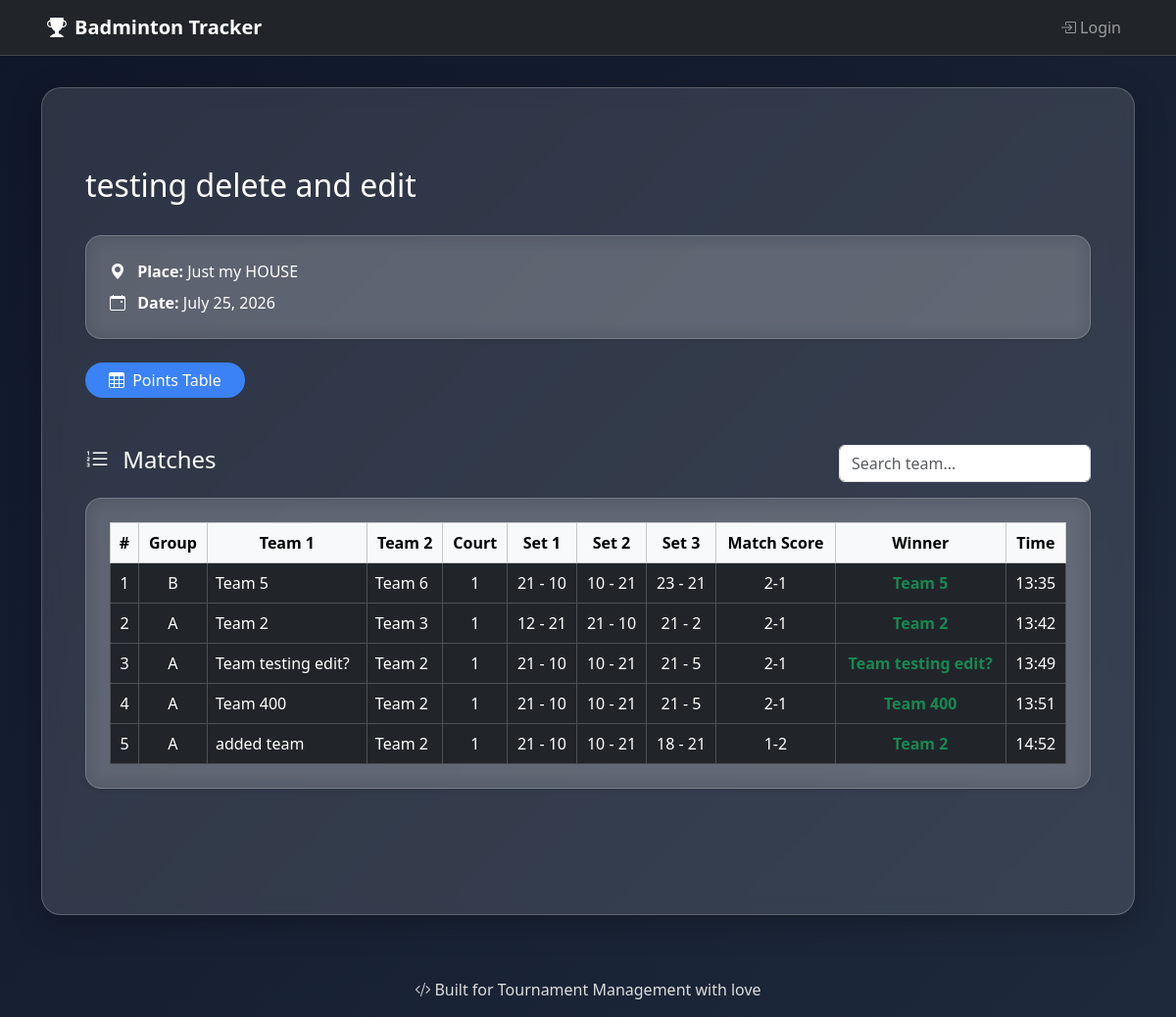
Before: /badminton/tournament/4/matches/ with the older database file.
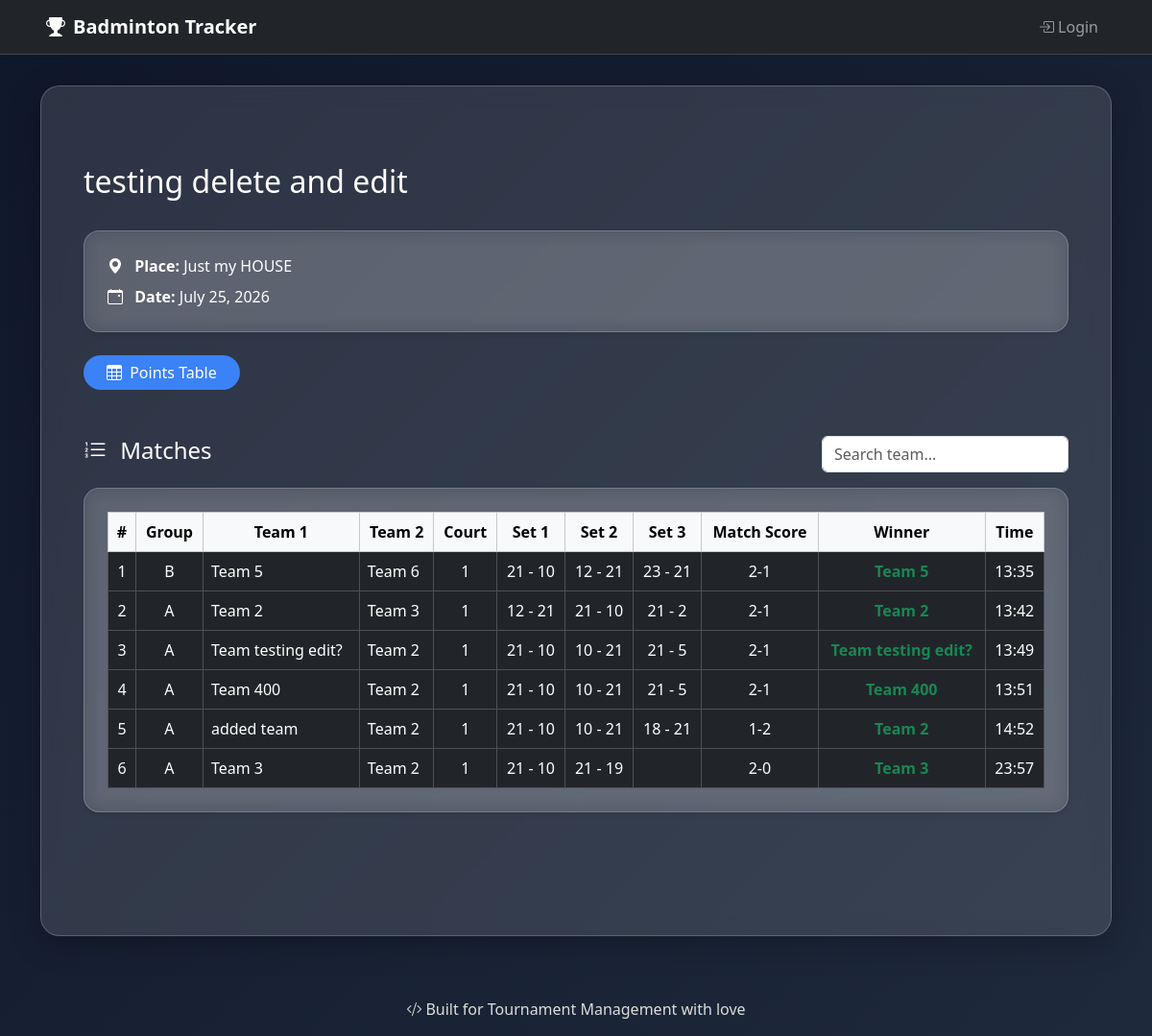
After: the same page with the newer database file.
### badminton/models.py (models this page shows, shortened)
class Match(models.Model):
    group = models.ForeignKey(Group, on_delete=models.CASCADE)
    court_number = models.PositiveIntegerField()
    team1 = models.ForeignKey(Team, on_delete=models.CASCADE, related_name='team1_matches')
    team2 = models.ForeignKey(Team, on_delete=models.CASCADE, related_name='team2_matches')
    set1_team1 = models.PositiveIntegerField()
    set1_team2 = models.PositiveIntegerField()
    set2_team1 = models.PositiveIntegerField(null=True, blank=True)
    set2_team2 = models.PositiveIntegerField(null=True, blank=True)
    set3_team1 = models.PositiveIntegerField(null=True, blank=True)
    set3_team2 = models.PositiveIntegerField(null=True, blank=True)
    winner = models.ForeignKey(Team, on_delete=models.SET_NULL, null=True, blank=True, related_name='matches_won')
    created_at = models.DateTimeField(auto_now_add=True)
    updated_at = models.DateTimeField(auto_now=True)
    @property
    def match_score(self):
        t1 = 0
        t2 = 0
        if self.set1_team1 > self.set1_team2:
            t1 += 1
        else:
            t2 += 1
        if self.set2_team1 is not None and self.set2_team2 is not None:
            if self.set2_team1 > self.set2_team2:
                t1 += 1
            else:
                t2 += 1
        if self.set3_team1 is not None and self.set3_team2 is not None:
            if self.set3_team1 > self.set3_team2:
                t1 += 1
            else:
                t2 += 1
        return f"{t1}-{t2}"

class Group(models.Model):
    name = models.CharField(max_length=1)
    tournament = models.ForeignKey(Tournament, on_delete=models.CASCADE, related_name='groups')

class Team(models.Model):
    name = models.CharField(max_length=100)
    group = models.ForeignKey(Group, on_delete=models.CASCADE, related_name='teams')

### badminton/views.py (the view)
# urls.py: path('tournament/<int:tournament_id>/matches/', views.view_matches, name='view_matches'),
def view_matches(request, tournament_id):
    tournament = get_object_or_404(Tournament, pk=tournament_id)
    search_query = request.GET.get('search', '').strip()
    matches = Match.objects.filter(group__tournament=tournament)
    if search_query:
        matches = matches.filter(
            Q(team1__name__icontains=search_query) |
            Q(team2__name__icontains=search_query)
        )
    matches = matches.order_by('created_at')
    for match in matches:
        match.local_time = match.created_at + timedelta(hours=5, minutes=30)
        match.local_updated_time = match.updated_at + timedelta(hours=5, minutes=30)
    return render(request, 'view_matches.html', {
        'tournament': tournament,
        'matches': matches,
        'current_tournament': tournament,
        'search_query': search_query,  # Pass it to template for form value
    })

### badminton/templates/view_matches.html (shortened to what the changed rows need)
{% extends 'base.html' %}
{% load tz %}
{% block content %}
<div class="container py-5">
    <div class="d-flex justify-content-between align-items-center mb-4 flex-wrap">
        <h2 class="text-white">{{ tournament.name }}</h2>
    </div>
    <div class="glass-card p-4 rounded-4 shadow-sm text-white mb-5">
        <div class="table-responsive">
            <table class="table table-dark table-bordered table-hover align-middle text-center mb-0" id="matchesTable">
                <thead class="table-light text-dark">
                    <tr>
                        <th>#</th>
                        <th>Group</th>
                        <th>Team 1</th>
                        <th>Team 2</th>
                        <th>Court</th>
                        <th>Set 1</th>
                        <th>Set 2</th>
                        <th>Set 3</th>
                        <th>Match Score</th>
                        <th>Winner</th>
                        <th>Time</th>
                    </tr>
                </thead>
                <tbody>
                    {% for match in matches %}
                        <tr class="match-row">
                            <td>{{ forloop.counter }}</td>
                            <td class="group-cell">{{ match.group.name }}</td>
                            <td class="team-cell text-start">{{ match.team1.name }}</td>
                            <td class="team-cell text-start">{{ match.team2.name }}</td>
                            <td>{{ match.court_number }}</td>
                            <td>{{ match.set1_team1 }} - {{ match.set1_team2 }}</td>
                            <td>
                                {% if match.set2_team1 is not None and match.set2_team2 is not None %}
                                    {{ match.set2_team1 }} - {{ match.set2_team2 }}
                                {% else %}
                                    <span class="text-muted">—</span>
                                {% endif %}
                            </td>
                            <td>
                                {% if match.set3_team1 is not None and match.set3_team2 is not None %}
                                    {{ match.set3_team1 }} - {{ match.set3_team2 }}
                                {% else %}
                                    <span class="text-muted">—</span>
                                {% endif %}
                            </td>
                            <td>{{ match.match_score }}</td>
                            <td>
                                {% if match.winner %}
                                    <span class="fw-bold text-success">{{ match.winner.name }}</span>
                                {% else %}
                                    <span class="text-warning">TBD</span>
                                {% endif %}
                            </td>
                            <td>
                                {{ match.local_time|time:"H:i" }}
                            </td>
                        </tr>
                    {% empty %}
                        <tr>
                            <td colspan="{% if perms.badminton.change_match %}12{% else %}11{% endif %}" class="text-center text-muted">
                                <i class="bi bi-info-circle me-1"></i> No matches recorded yet.
                            </td>
                        </tr>
                    {% endfor %}
                </tbody>
            </table>
        </div>
    </div>
</div>
{% endblock %}

Changed rows visible on the page:
changed Match "Team 5": set2_team1 "10" → "12"
added Match: group.name "A", team1.name "Team 3", team2.name "Team 2", court_number "1", set1_team1 "21", set1_team2 "10", set2_team1 "21", set2_team2 "19", match_score "2-0", winner.name "Team 3", local_time "23:57"
